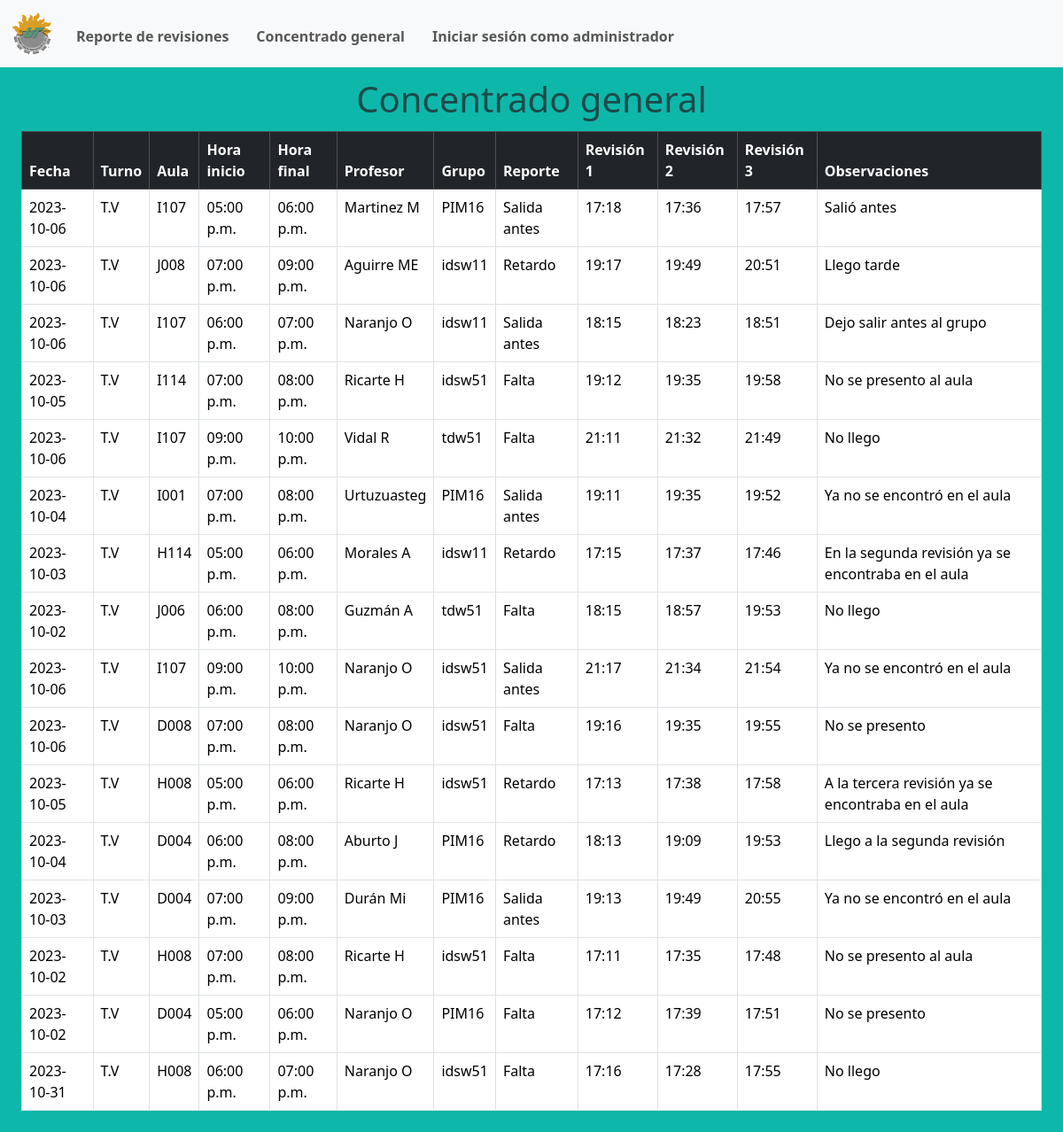
/layouts/revisiones_all.php, run on the app's committed database.
### tables this page shows
CREATE TABLE IF NOT EXISTS `revisiones` (
  `id` int NOT NULL AUTO_INCREMENT,
  `fecha` date NOT NULL,
  `turno` varchar(10) NOT NULL,
  `aula` varchar(10) DEFAULT NULL,
  `hora_inicio` varchar(10) DEFAULT NULL,
  `hora_final` varchar(10) DEFAULT NULL,
  `profesor` int DEFAULT NULL,
  `grupo` varchar(10) DEFAULT NULL,
  `reporte` varchar(50) DEFAULT NULL,
  `revision_1` varchar(10) NOT NULL,
  `revision_2` varchar(10) NOT NULL,
  `revision_3` varchar(10) NOT NULL,
  `observaciones` varchar(250) DEFAULT NULL,
  PRIMARY KEY (`id`),
  KEY `profesor` (`profesor`)
);

CREATE TABLE IF NOT EXISTS `profesores` (
  `id` int NOT NULL AUTO_INCREMENT,
  `nomenclatura` varchar(100) DEFAULT NULL,
  `nombres` varchar(100) DEFAULT NULL,
  `primer_apellido` varchar(100) DEFAULT NULL,
  `segundo_apellido` varchar(100) DEFAULT NULL,
  `correo` varchar(100) DEFAULT NULL,
  `director` int DEFAULT NULL,
  PRIMARY KEY (`id`),
  KEY `director` (`director`)
);

### layouts/revisiones_all.php (the view, shortened to what this page needs)
<!DOCTYPE html>
<html lang="en">
<head>
    <link href="https://cdn.jsdelivr.net/npm/bootstrap@5.3.2/dist/css/bootstrap.min.css" rel="stylesheet">
    <link rel="stylesheet" href="../css/style.css">
</head>
<body class="captura_background">
<?php include ("navbar.php");?>
<h1 class="h1-tittles text-muted">Concentrado general</h1>
<div class="div-table">
<table class="table table-bordered">
  <thead class="table-dark">
    <tr>
      <th scope="col">Fecha</th>
      <th scope="col">Turno</th>
      <th scope="col">Aula</th>
      <th scope="col">Hora inicio</th>
      <th scope="col">Hora final</th>
      <th scope="col">Profesor</th>
      <th scope="col">Grupo</th>
      <th scope="col">Reporte</th>
      <th scope="col">Revisión 1</th>
      <th scope="col">Revisión 2</th>
      <th scope="col">Revisión 3</th>
      <th scope="col">Observaciones</th>
    </tr>
  </thead>
  <?php
    include('../php/connection.php');
    $consul = "SELECT revisiones.id, revisiones.fecha, revisiones.turno, revisiones.aula, revisiones.hora_inicio, revisiones.hora_final,
    profesores.nomenclatura, revisiones.grupo, revisiones.reporte, revisiones.revision_1, revisiones.revision_2, revisiones.revision_3,
    revisiones.observaciones FROM revisiones
    INNER JOIN profesores ON revisiones.profesor = profesores.id ORDER BY id DESC";
    $resul = mysqli_query($connection, $consul) or die ("Algo salio mal");
    while($column = mysqli_fetch_array($resul)){
    echo "<tbody>";
        echo "<tr>";
        echo "<td>".$column['fecha']."</td>";
        echo "<td>".$column['turno']."</td>";
        echo "<td>".$column['aula']."</td>";
        echo "<td>".$column['hora_inicio']."</td>";
        echo "<td>".$column['hora_final']."</td>";
        echo "<td>".$column['nomenclatura']."</td>";
        echo "<td>".$column['grupo']."</td>";
        echo "<td>".$column['reporte']."</td>";
        echo "<td>".$column['revision_1']."</td>";
        echo "<td>".$column['revision_2']."</td>";
        echo "<td>".$column['revision_3']."</td>";
        echo "<td>".$column['observaciones']."</td>";
        echo "</tr>";
    echo "</tbody>";
    }
  ?>
</table>
</div>
<script src="https://cdn.jsdelivr.net/npm/bootstrap@5.3.2/dist/js/bootstrap.min.js"></script></body>
</html>

### layouts/navbar.php (shortened to what this page needs)
<link rel="stylesheet" href="../css/style.css">
<nav class="navbar navbar-expand-lg bg-light">
  <div class="container-fluid">
    <a class="navbar-brand" href="#">
      <img src="../images/LogoUTCJ.png" alt="" width="50" height="50">
    </a>
    <div class="collapse navbar-collapse" id="navbarNav">
      <ul class="navbar-nav">
        <li class="nav-item">
          <a class="nav-link" aria-current="page" href="../layouts/captura.php">Reporte de revisiones</a>
        </li>
        <li class="nav-item">
          <a class="nav-link" href="revisiones_all.php">Concentrado general</a>
        </li>
        <li class="nav-item">
          <a class="nav-link" href="login.php" aria-disabled="false">Iniciar sesión como administrador</a>
        </li>
      </ul>
    </div>
  </div>
</nav>

### css/style.css (style rules this page uses)
.navbar { background-color: #313131; color: black; margin-bottom: 1%; }
.nav-link { font-weight: bold; font-size: 16px; position: relative; top: 3px; }
.nav-item { margin-right: 15px; }
.h1-tittles { text-align: center; color: white; }
.captura_background { background-color: #0db8aa; }
.div-table { margin-top: 1%; margin-left: 2%; margin-right: 2%; margin-bottom: 2%; }

### data on the page
revisiones: fecha "2023-10-06", turno "T.V", aula "I107", hora_inicio "05:00 p.m.", hora_final "06:00 p.m.", profesor.nomenclatura "Martinez M", grupo "PIM16", reporte "Salida antes", revision_1 "17:18", revision_2 "17:36", revision_3 "17:57", observaciones "Salió antes"
revisiones: fecha "2023-10-06", turno "T.V", aula "J008", hora_inicio "07:00 p.m.", hora_final "09:00 p.m.", profesor.nomenclatura "Aguirre ME", grupo "idsw11", reporte "Retardo", revision_1 "19:17", revision_2 "19:49", revision_3 "20:51", observaciones "Llego tarde"
revisiones: fecha "2023-10-06", turno "T.V", aula "I107", hora_inicio "06:00 p.m.", hora_final "07:00 p.m.", profesor.nomenclatura "Naranjo O", grupo "idsw11", reporte "Salida antes", revision_1 "18:15", revision_2 "18:23", revision_3 "18:51", observaciones "Dejo salir antes al grupo"
revisiones: fecha "2023-10-05", turno "T.V", aula "I114", hora_inicio "07:00 p.m.", hora_final "08:00 p.m.", profesor.nomenclatura "Ricarte H", grupo "idsw51", reporte "Falta", revision_1 "19:12", revision_2 "19:35", revision_3 "19:58", observaciones "No se presento al aula"
revisiones: fecha "2023-10-06", turno "T.V", aula "I107", hora_inicio "09:00 p.m.", hora_final "10:00 p.m.", profesor.nomenclatura "Vidal R", grupo "tdw51", reporte "Falta", revision_1 "21:11", revision_2 "21:32", revision_3 "21:49", observaciones "No llego"
revisiones: fecha "2023-10-04", turno "T.V", aula "I001", hora_inicio "07:00 p.m.", hora_final "08:00 p.m.", profesor.nomenclatura "Urtuzuasteg", grupo "PIM16", reporte "Salida antes", revision_1 "19:11", revision_2 "19:35", revision_3 "19:52", observaciones "Ya no se encontró en el aula"
revisiones: fecha "2023-10-03", turno "T.V", aula "H114", hora_inicio "05:00 p.m.", hora_final "06:00 p.m.", profesor.nomenclatura "Morales A", grupo "idsw11", reporte "Retardo", revision_1 "17:15", revision_2 "17:37", revision_3 "17:46", observaciones "En la segunda revisión ya se encontraba en el aula"
revisiones: fecha "2023-10-02", turno "T.V", aula "J006", hora_inicio "06:00 p.m.", hora_final "08:00 p.m.", profesor.nomenclatura "Guzmán A", grupo "tdw51", reporte "Falta", revision_1 "18:15", revision_2 "18:57", revision_3 "19:53", observaciones "No llego"
revisiones: fecha "2023-10-06", turno "T.V", aula "I107", hora_inicio "09:00 p.m.", hora_final "10:00 p.m.", profesor.nomenclatura "Naranjo O", grupo "idsw51", reporte "Salida antes", revision_1 "21:17", revision_2 "21:34", revision_3 "21:54", observaciones "Ya no se encontró en el aula"
revisiones: fecha "2023-10-06", turno "T.V", aula "D008", hora_inicio "07:00 p.m.", hora_final "08:00 p.m.", profesor.nomenclatura "Naranjo O", grupo "idsw51", reporte "Falta", revision_1 "19:16", revision_2 "19:35", revision_3 "19:55", observaciones "No se presento"
revisiones: fecha "2023-10-05", turno "T.V", aula "H008", hora_inicio "05:00 p.m.", hora_final "06:00 p.m.", profesor.nomenclatura "Ricarte H", grupo "idsw51", reporte "Retardo", revision_1 "17:13", revision_2 "17:38", revision_3 "17:58", observaciones "A la tercera revisión ya se encontraba en el aula"
revisiones: fecha "2023-10-04", turno "T.V", aula "D004", hora_inicio "06:00 p.m.", hora_final "08:00 p.m.", profesor.nomenclatura "Aburto J", grupo "PIM16", reporte "Retardo", revision_1 "18:13", revision_2 "19:09", revision_3 "19:53", observaciones "Llego a la segunda revisión"
revisiones: fecha "2023-10-03", turno "T.V", aula "D004", hora_inicio "07:00 p.m.", hora_final "09:00 p.m.", profesor.nomenclatura "Durán Mi", grupo "PIM16", reporte "Salida antes", revision_1 "19:13", revision_2 "19:49", revision_3 "20:55", observaciones "Ya no se encontró en el aula"
revisiones: fecha "2023-10-02", turno "T.V", aula "H008", hora_inicio "07:00 p.m.", hora_final "08:00 p.m.", profesor.nomenclatura "Ricarte H", grupo "idsw51", reporte "Falta", revision_1 "17:11", revision_2 "17:35", revision_3 "17:48", observaciones "No se presento al aula"
revisiones: fecha "2023-10-02", turno "T.V", aula "D004", hora_inicio "05:00 p.m.", hora_final "06:00 p.m.", profesor.nomenclatura "Naranjo O", grupo "PIM16", reporte "Falta", revision_1 "17:12", revision_2 "17:39", revision_3 "17:51", observaciones "No se presento"
revisiones: fecha "2023-10-31", turno "T.V", aula "H008", hora_inicio "06:00 p.m.", hora_final "07:00 p.m.", profesor.nomenclatura "Naranjo O", grupo "idsw51", reporte "Falta", revision_1 "17:16", revision_2 "17:28", revision_3 "17:55", observaciones "No llego"
